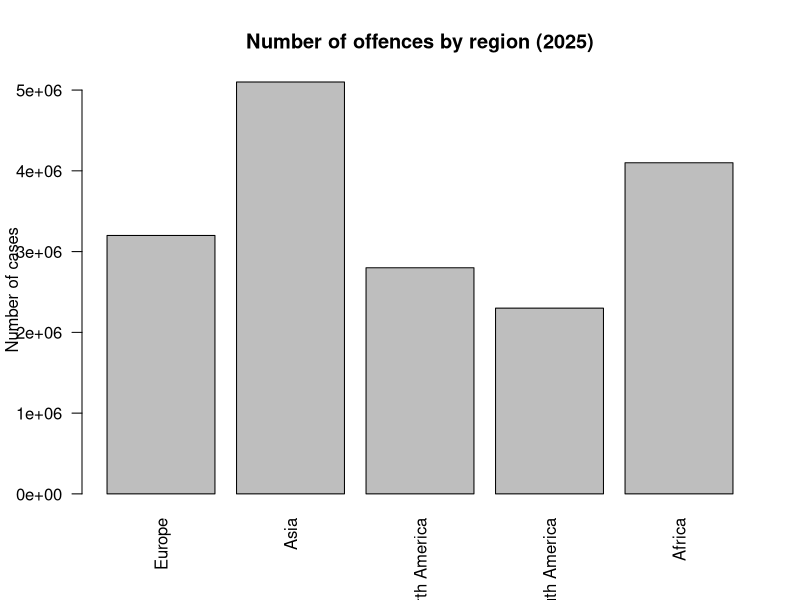
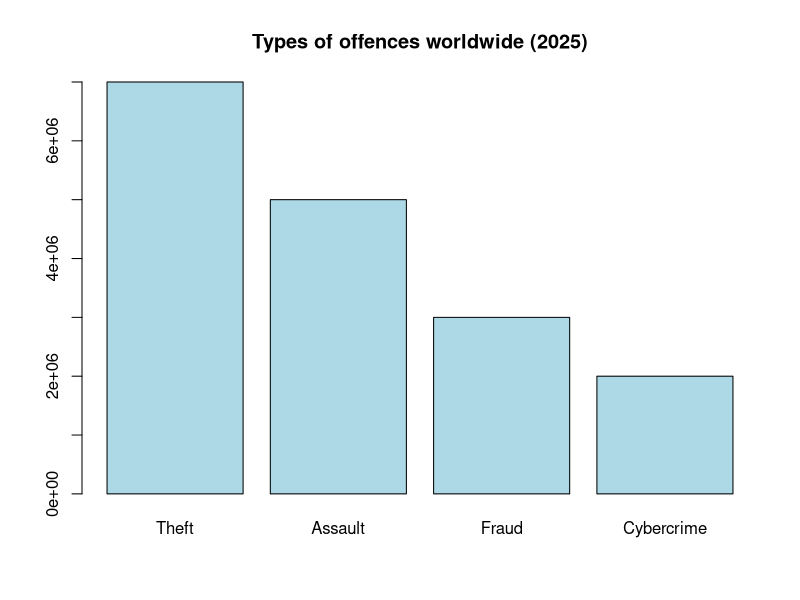

R code for these plots, in order:
## ---- chunk 1
# Create sample dataset
offences <- data.frame(
  region = c("Europe", "Asia", "North America", "South America", "Africa"),
  cases = c(3200000, 5100000, 2800000, 2300000, 4100000)
)

offences
## ---- chunk 2
# Simple bar plot
barplot(
  offences$cases,
  names.arg = offences$region,
  main = "Number of offences by region (2025)",
  ylab = "Number of cases",
  las = 2
)
## ---- chunk 3
types <- data.frame(
  type = c("Theft", "Assault", "Fraud", "Cybercrime"),
  cases = c(7000000, 5000000, 3000000, 2000000)
)

barplot(
  types$cases,
  names.arg = types$type,
  main = "Types of offences worldwide (2025)",
  col = "lightblue"
)
## ---- chunk 4
1 + 1
